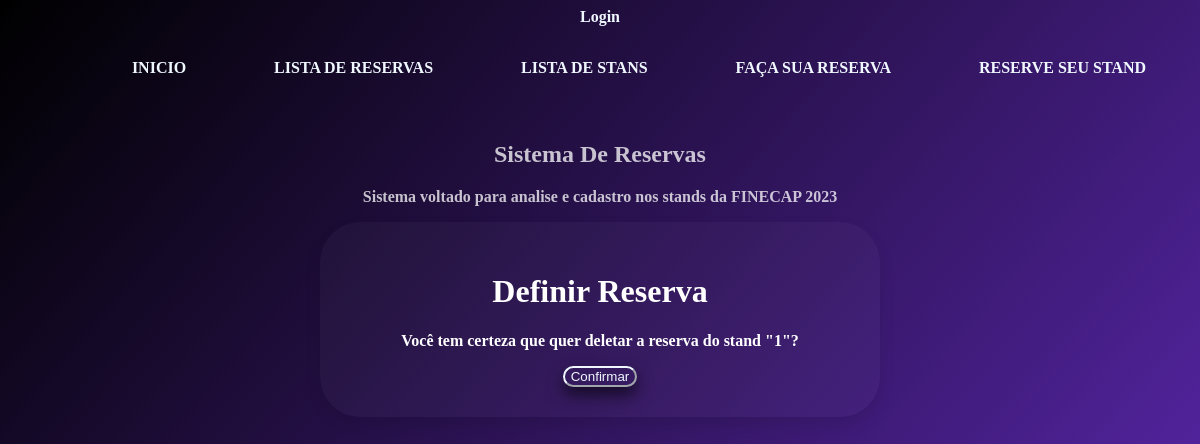
The page /stand/excluirreserva/1 on the database as committed earlier.
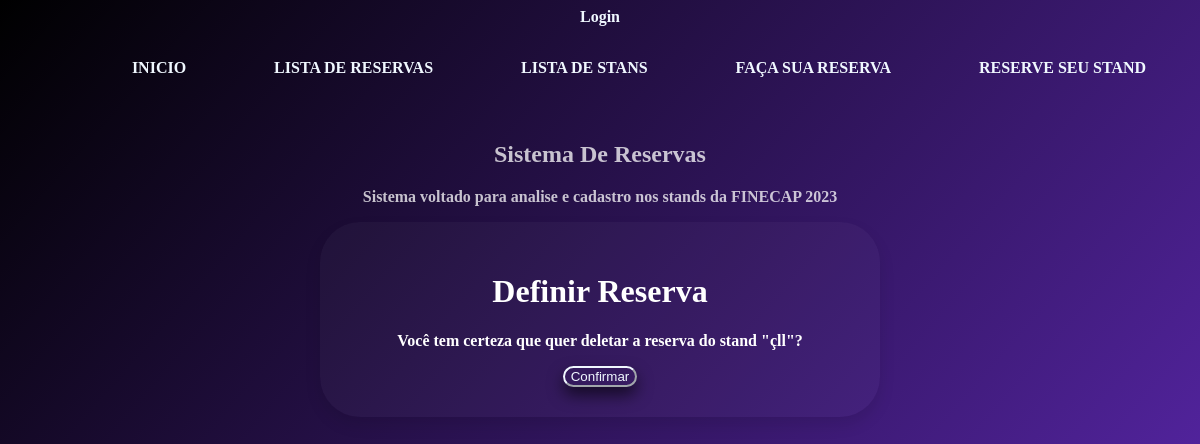
The same page on the database as committed later.
### stand/models.py (models this page shows)
class Stand(models.Model):
    localizacao = models.CharField(max_length=150)
    valor = models.DecimalField(verbose_name=("Valor"),max_digits=10, decimal_places=2)
    def __str__(self):
        return self.localizacao

### stand/views.py (the view, shortened to what this page needs)
# urls.py: path('stand/excluirreserva/<int:pk>', ExcluirStandView.as_view(),name='excluir_stand'),
class ExcluirStandView(generic.DeleteView):
    model = Stand
    template_name = 'core2/stand_confirm_delete.html'
    success_url = reverse_lazy('lista_stand')

### stand/templates/core2/stand_confirm_delete.html (shortened to what this page needs)
{% extends 'base.html' %}
{% block center %}
<div class="caixa">
    <h1>Definir Reserva</h1>
    <form method="post">
        <section class="form container-fluid p-5x">
            <p> Você tem certeza que quer deletar a reserva do stand "{{ object }}"?</p>
        </section>
        <button type="submit">
            Confirmar
        </button>
    </form>
</div>
{% endblock center %}

Rows that differ between the two databases and show on the page:
changed Stand: localizacao "1" → "çll"
